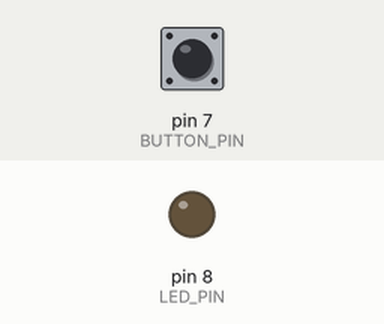
A sketch run on a simulated Arduino Uno, built with avr-gcc and run on an emulated ATmega328P. Parts: output pins drawn as LEDs (lit = HIGH). Inputs (shaded band) come from the test bench; at power-on: pin 7 (BUTTON_PIN) HIGH.

Above: at 1.2 s.
1.3 s: pin 7 (BUTTON_PIN) pulled LOW for 0.15 s
At 1.6 s:
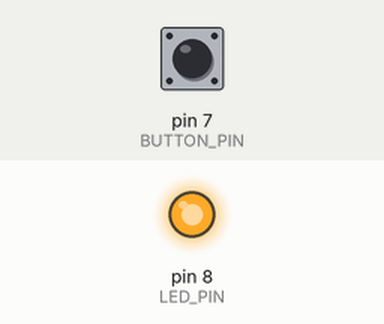
2.9 s: pin 7 (BUTTON_PIN) pulled LOW for 1 s
At 4.0 s:
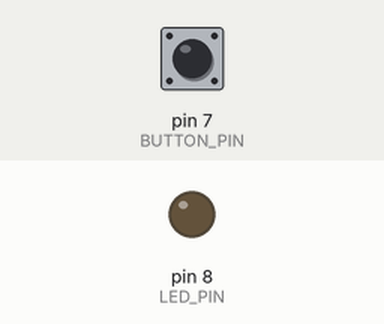
5.4 s: pin 7 (BUTTON_PIN) pulled LOW for 3.2 s
At 5.9 s:
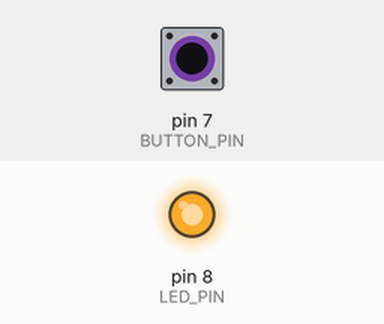
Timing chart, 0 to 8.4 s (numbered marks = the images above; inputs shaded):
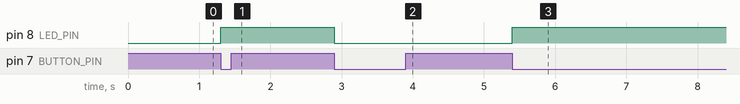

The sketch:

03_02_LED_Toggle_Debounce.ino
```cpp
#define LED_PIN 8
#define BUTTON_PIN 7
byte lastButtonState = LOW;
byte ledState = LOW;
unsigned long debounceDuration = 50; // milis
unsigned long lastTimeButtonStateChange = 0;

void setup() {
  pinMode(LED_PIN, OUTPUT);
  pinMode(BUTTON_PIN, INPUT_PULLUP);
}

void loop() {
  if (millis() - lastTimeButtonStateChange > debounceDuration) {
    byte buttonState = digitalRead(BUTTON_PIN);
    if (buttonState != lastButtonState) {
      lastTimeButtonStateChange = millis();
      lastButtonState = buttonState;
      if (buttonState == LOW) {
        ledState = (ledState == HIGH) ? LOW : HIGH;
        digitalWrite(LED_PIN, ledState);
      }
    }
  }
}
```

Measured:
- after the input at 1.3 s, pin 8 (LED_PIN): LOW → HIGH at once
- after the input at 2.9 s, pin 8 (LED_PIN): HIGH → LOW at once
- after the input at 5.4 s, pin 8 (LED_PIN): LOW → HIGH at once
